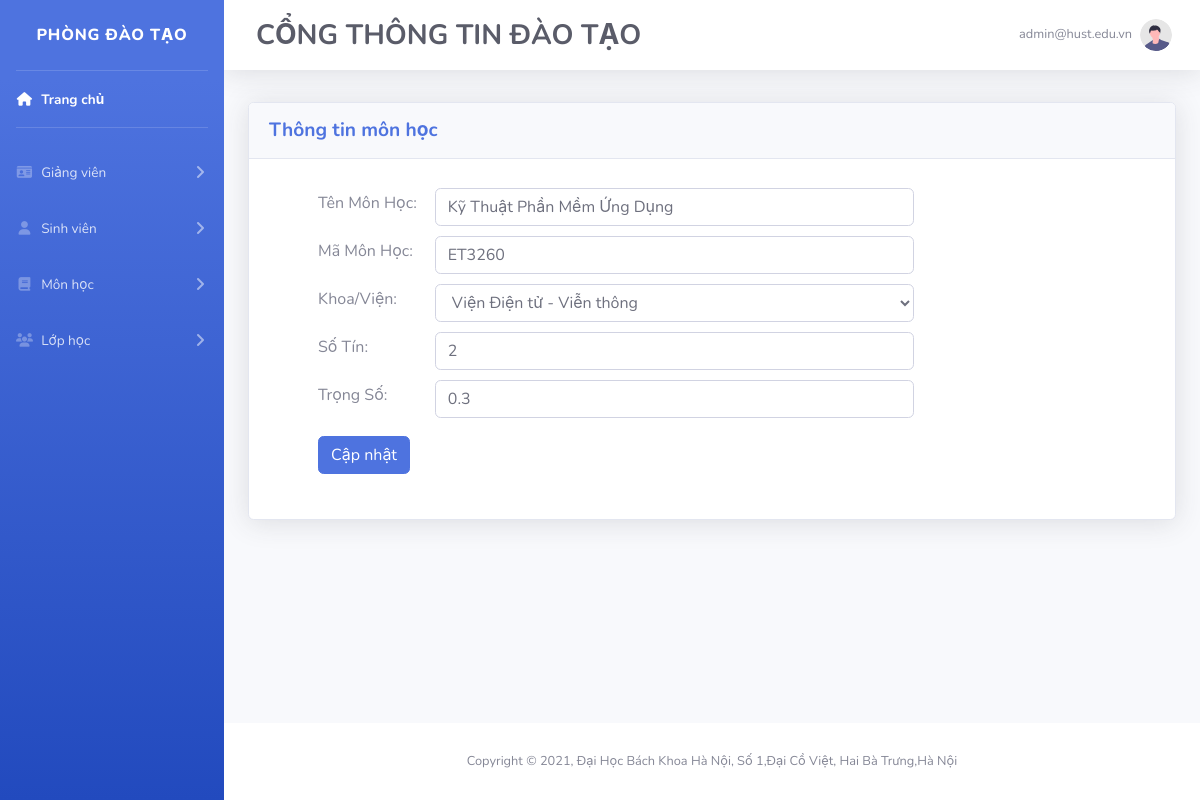
The app's page /admin/change_in4_subject.php?subject_name=Kỹ Thuật Phần Mềm Ứng Dụng (signed in) with its own data.
### tables this page shows
CREATE TABLE `subject` (
  `subject_name` varchar(255) NOT NULL,
  `subject_id` varchar(11) NOT NULL,
  `Ma_Khoa` varchar(5) NOT NULL,
  `So_Tin` float NOT NULL,
  `Trong_So` float NOT NULL,
  `time` datetime NOT NULL DEFAULT current_timestamp()
);

CREATE TABLE `khoa_data` (
  `Ma_Khoa` varchar(5) NOT NULL,
  `Ten_Khoa` varchar(255) NOT NULL,
  `Dia_Chi` varchar(255) NOT NULL
);

### admin/change_in4_subject.php (the view, shortened to what this page needs)
<!DOCTYPE html>
<html lang="en">
<head>
    <link href="../vendor/fontawesome-free/css/all.min.css" rel="stylesheet" type="text/css">
    <link href="../css/sb-admin-2.css" rel="stylesheet">
</head>
<body id="page-top">
    <div id="wrapper">
        <?php
            require("front_end/sidebar.php");
        ?>
        <div id="content-wrapper" class="d-flex flex-column">
            <div id="content">
                <?php
                    require("front_end/topbar.php");
                ?>
                <div class="container-fluid">
                    <div class="row">
                        <div class="col-lg-12">
                            <div class="card mb-4 shadow mt-2">
                                <div class="card-header py-3">
                                    <h6 class="m-0 font-weight-bold text-primary"style="font-size: 1.2rem;">Thông tin môn học</h6>
                                </div>
                                <div class="card-body">
                                    <table class="card-body ml-5">
                                        <?php
                                            include"../database/config.php";
                                            if(isset($_GET['subject_name'])){
                                                $subject_name = $_GET['subject_name'];
                                                $sql = "SELECT subject_name, subject_id, So_Tin, Trong_So, khoa_data.Ten_Khoa, khoa_data.Dia_Chi FROM subject
                                                LEFT JOIN khoa_data
                                                ON subject.Ma_khoa = khoa_data.Ma_Khoa
                                                WHERE subject_name = '$subject_name'";
                                                $result = mysqli_query($conn,$sql);
                                                $info = mysqli_fetch_assoc($result);
                                        ?>
                                        <form method="POST" action="update_info_subject.php" class="form-control" autocomplete="off">
                                            <tr class="">
                                                <td class="mt-2">Tên Môn Học:</td>
                                                <td><input type="text" class="form-control ml-3 mt-2" name="subject_name" value="<?php echo $subject_name; ?>"></td>
                                            </tr>
                                            <tr>
                                                <td class="mt-2">Mã Môn Học:</td>
                                                <td><input type="text" class="form-control ml-3 mt-2" name="subject_id" value="<?php echo $info['subject_id']; ?>"></td>
                                            </tr>
                                            <tr>
                                                <td class="mt-2">Khoa/Viện:</td>
                                                <td>
                                                <select name="khoa" class="form-control ml-3 mt-2">
                                                    <option selected><?php echo $info['Ten_Khoa']; ?></option>
                                                </select>
                                                </td>
                                            </tr>
                                            <tr>
                                                <td class="mt-2">Số Tín:</td>
                                                <td><input type="text" class="form-control ml-3 mt-2" name="tin_chi" value="<?php echo $info['So_Tin']; ?>"></td>
                                            </tr>
                                            <tr>
                                                <td class="mt-2">Trọng Số:</td>
                                                <td><input type="text" class="form-control ml-3 mt-2" name="trong_so" value="<?php echo $info['Trong_So']; ?>"></td>
                                            </tr>
                                            <tr>
                                                <td><button type="submit" class="btn btn-primary mt-3 text-center mb-4" name="update">Cập nhật</button></td>
                                            </tr>
                                        </form>
                                        <?php
                                            }
                                        ?>
                                    </table>
                                </div>
                            </div>
                        </div>
                    </div>
                </div>
            </div>
                <?php
                    require("front_end/footer.php");
                ?>
        </div>
    </div>
</body>
</html>

### records on screen
subject: subject_id "ET3260", khoa "Viện Điện tử - Viễn thông", tin_chi "2", trong_so "0.3"

### other values on screen
$_SESSION['CurrenUser'] "admin@hust.edu.vn"
